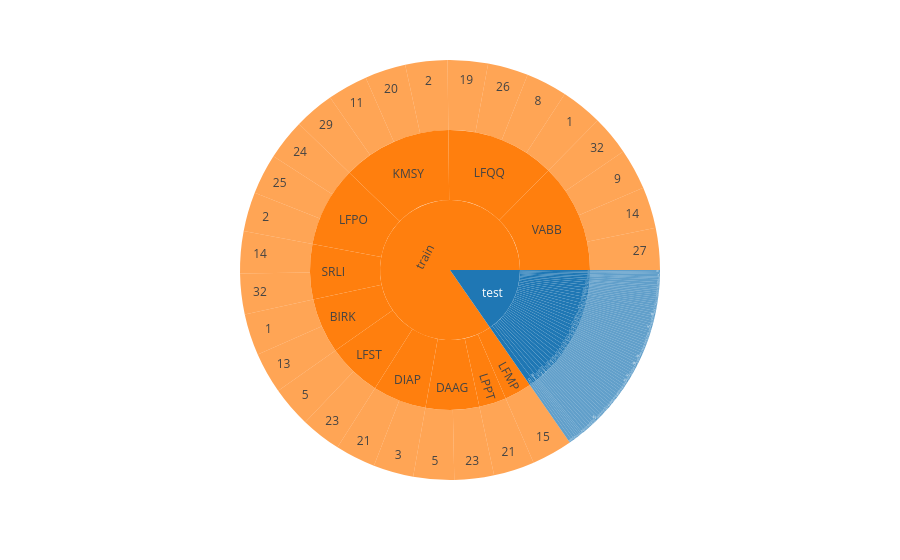

Notebook code for this chart:
### Markdown cell above
### Analyze the airport / runway distribution

### Code cell
# Extract data of interest
doi = df[['image', 'runway', 'airport', 'split']].groupby(['split', 'airport', 'runway']).count().rename(columns={'image': 'count'}).reset_index()

# Displot pyplot plot
fig = px.sunburst(
    doi,
    path=['split', 'airport', 'runway'],
    values='count',
    color='split',
    color_discrete_sequence=px.colors.qualitative.D3
)
fig.update_layout(
    paper_bgcolor="rgba(0,0,0,0)",
    plot_bgcolor="rgba(0,0,0,0)",
    template="plotly_dark",
    autosize=True,
)
fig.show()

### Figure 1 — Plotly figure (JSON) as saved in the notebook; plotly's stock layout.template omitted (floating-point values rounded to 4 significant figures; data arrays with more than 128 entries replaced by an {"elided": "..."} marker saying what was removed)
{"data": [{"branchvalues": "total", "customdata": {"elided": "159x1 str values"}, "domain": {"x": [0, 1], "y": [0, 1]}, "hovertemplate": "labels=%{label}<br>count=%{value}<br>parent=%{parent}<br>id=%{id}<br>split=%{customdata[0]}<extra></extra>", "ids": {"elided": "159 str values"}, "labels": {"elided": "159 str values"}, "marker": {"colors": {"elided": "159 str values"}}, "name": "", "parents": {"elided": "159 str values"}, "type": "sunburst", "values": {"elided": "159 float values"}}], "layout": {"autosize": true, "legend": {"tracegroupgap": 0}, "margin": {"t": 60}, "paper_bgcolor": "rgba(0,0,0,0)", "plot_bgcolor": "rgba(0,0,0,0)", "sunburstcolorway": ["#1F77B4", "#FF7F0E", "#2CA02C", "#D62728", "#9467BD", "#8C564B", "#E377C2", "#7F7F7F", "#BCBD22", "#17BECF"]}}
